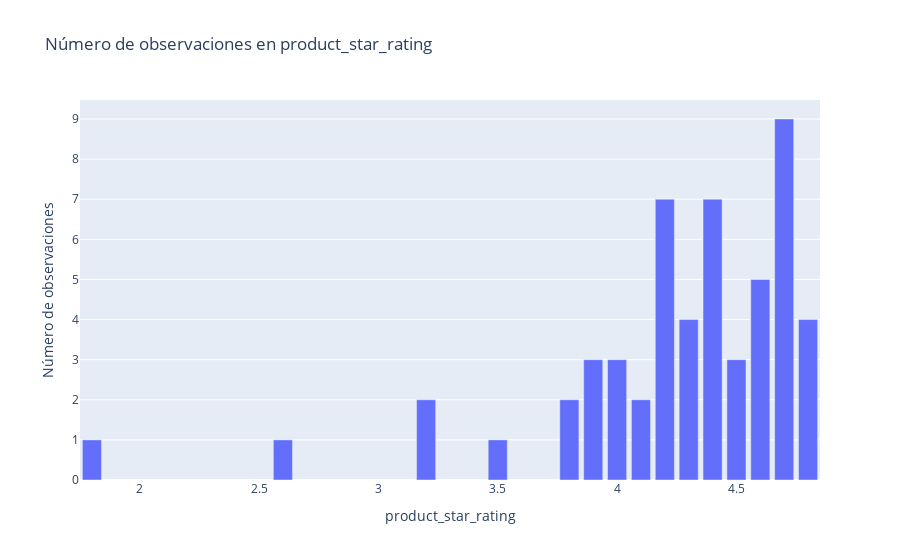
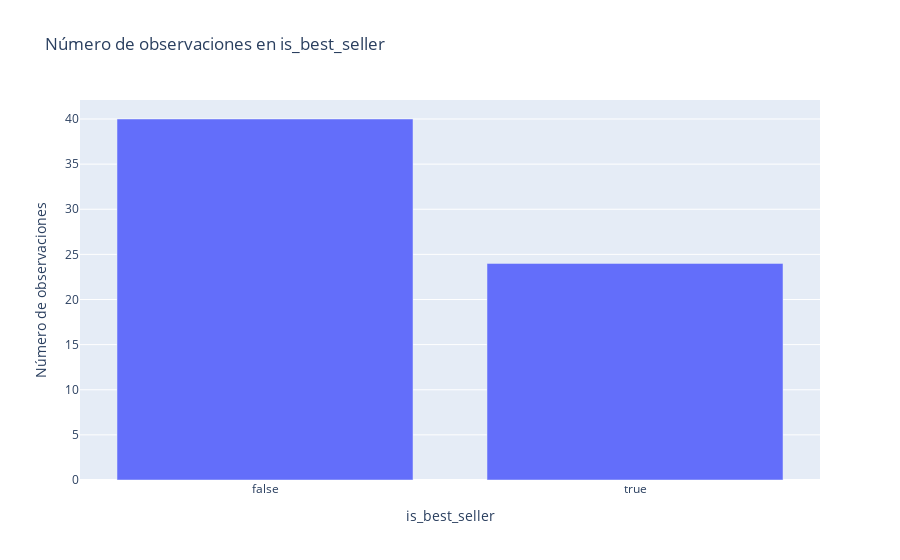
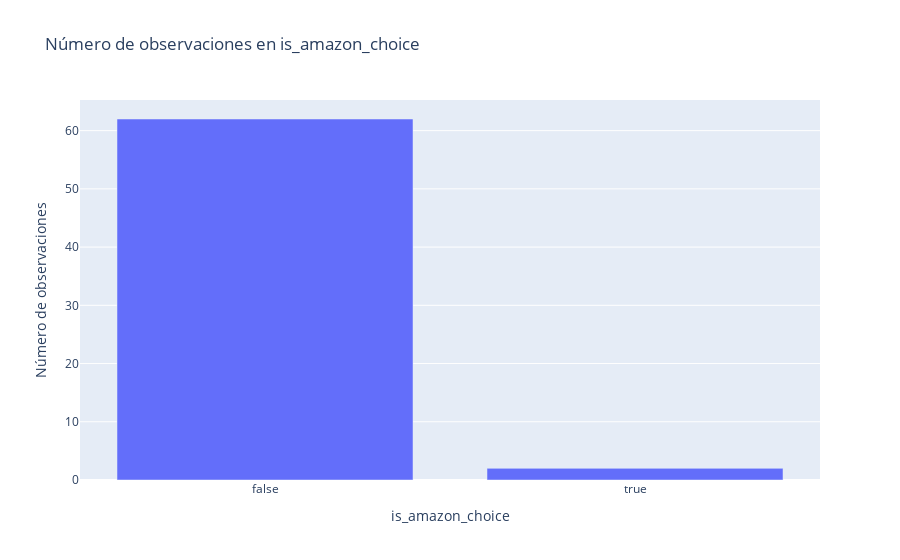
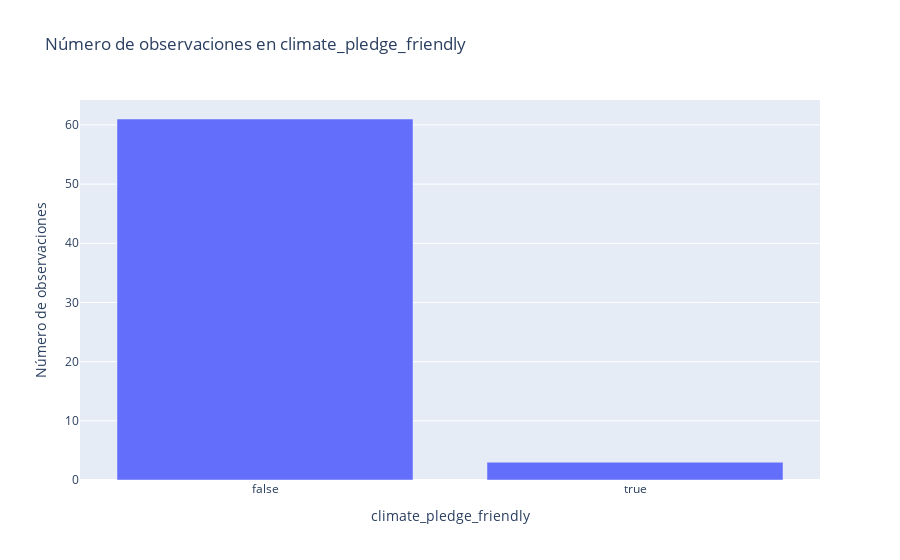

Notebook code cell kept with these figures, in order:
### Markdown cell above
Acá ya podemos ver las variables categóricas, pero hay algunas que no nos ofrecen ninguna información útil para desarrollar el punto, entonces voy a decir cuales son las categóricas que siento que tiene utilidad utilizar para graficar

- asin = aunque es categórica, solo es la etique o identificador de cada producto
- product_title = tampoco me ofrece información interesante para graficarla
- currency = Al ver el excel noto que todos se expresan con dolares, entonces la verdad no vale la pena realizar un grafico ya que si o sí va encontrar 64 datos
- **product_star_rating = Si lo utilziaré**
- product_url = no lo utilizaré ya que tiene 64 valores únicos, entonces el gráfico no sería muy util que digamos
- product_photo = tampoco lo usaré por el mismo motivo
- **is_best_seller = Si lo utilizaré**
- **is_amazon_choice = Si lo utilizaré**
- **is_prime = Si lo utilizaré**
- **climate_pledge_friendly = Si lo utilizaré**
- **delivery = Si lo utilizaré**
- **has_variations = Si lo utilizaré**
- product_availability = podría ser categórico, pero no lo utilizaré por que solo tiene un dato, pero dado el caso en que si tuviese más datos, podría ya decir que si dice que tiene más de un producto disponible lo tome como true, y si no pues false, y ya con esto lo categorizaba

### Code cell
# Supongamos que tu DataFrame se llama df
categoricas = ['product_star_rating', 'is_best_seller', 'is_amazon_choice', 'climate_pledge_friendly', 'delivery', 'has_variations']

# Crear gráficos de barras para cada columna categórica
for columna in categoricas:
    conteo = df[columna].value_counts().reset_index()
    conteo.columns = [columna, 'Número de observaciones']
    fig = px.bar(conteo, x=columna, y='Número de observaciones', title=f'Número de observaciones en {columna}')
    fig.show()

### Figure 1 — Plotly figure (JSON) as saved in the notebook; plotly's stock layout.template omitted (floating-point values rounded to 4 significant figures)
{"data": [{"alignmentgroup": "True", "hovertemplate": "product_star_rating=%{x}<br>Número de observaciones=%{y}<extra></extra>", "legendgroup": "", "marker": {"color": "#636efa", "pattern": {"shape": ""}}, "name": "", "offsetgroup": "", "orientation": "v", "showlegend": false, "textposition": "auto", "type": "bar", "x": [4.7, 4.4, 4.2, 4.6, 4.8, 4.3, 3.9, 4, 4.5, 3.8, 4.1, 3.2, 1.8, 3.5, 2.6], "xaxis": "x", "y": [9, 7, 7, 5, 4, 4, 3, 3, 3, 2, 2, 2, 1, 1, 1], "yaxis": "y"}], "layout": {"barmode": "relative", "legend": {"tracegroupgap": 0}, "title": {"text": "Número de observaciones en product_star_rating"}, "xaxis": {"anchor": "y", "domain": [0, 1], "title": {"text": "product_star_rating"}}, "yaxis": {"anchor": "x", "domain": [0, 1], "title": {"text": "Número de observaciones"}}}}

### Figure 2 — Plotly figure (JSON) as saved in the notebook; plotly's stock layout.template omitted (floating-point values rounded to 4 significant figures)
{"data": [{"alignmentgroup": "True", "hovertemplate": "is_best_seller=%{x}<br>Número de observaciones=%{y}<extra></extra>", "legendgroup": "", "marker": {"color": "#636efa", "pattern": {"shape": ""}}, "name": "", "offsetgroup": "", "orientation": "v", "showlegend": false, "textposition": "auto", "type": "bar", "x": [false, true], "xaxis": "x", "y": [40, 24], "yaxis": "y"}], "layout": {"barmode": "relative", "legend": {"tracegroupgap": 0}, "title": {"text": "Número de observaciones en is_best_seller"}, "xaxis": {"anchor": "y", "domain": [0, 1], "title": {"text": "is_best_seller"}}, "yaxis": {"anchor": "x", "domain": [0, 1], "title": {"text": "Número de observaciones"}}}}

### Figure 3 — Plotly figure (JSON) as saved in the notebook; plotly's stock layout.template omitted (floating-point values rounded to 4 significant figures)
{"data": [{"alignmentgroup": "True", "hovertemplate": "is_amazon_choice=%{x}<br>Número de observaciones=%{y}<extra></extra>", "legendgroup": "", "marker": {"color": "#636efa", "pattern": {"shape": ""}}, "name": "", "offsetgroup": "", "orientation": "v", "showlegend": false, "textposition": "auto", "type": "bar", "x": [false, true], "xaxis": "x", "y": [62, 2], "yaxis": "y"}], "layout": {"barmode": "relative", "legend": {"tracegroupgap": 0}, "title": {"text": "Número de observaciones en is_amazon_choice"}, "xaxis": {"anchor": "y", "domain": [0, 1], "title": {"text": "is_amazon_choice"}}, "yaxis": {"anchor": "x", "domain": [0, 1], "title": {"text": "Número de observaciones"}}}}

### Figure 4 — Plotly figure (JSON) as saved in the notebook; plotly's stock layout.template omitted (floating-point values rounded to 4 significant figures)
{"data": [{"alignmentgroup": "True", "hovertemplate": "climate_pledge_friendly=%{x}<br>Número de observaciones=%{y}<extra></extra>", "legendgroup": "", "marker": {"color": "#636efa", "pattern": {"shape": ""}}, "name": "", "offsetgroup": "", "orientation": "v", "showlegend": false, "textposition": "auto", "type": "bar", "x": [false, true], "xaxis": "x", "y": [61, 3], "yaxis": "y"}], "layout": {"barmode": "relative", "legend": {"tracegroupgap": 0}, "title": {"text": "Número de observaciones en climate_pledge_friendly"}, "xaxis": {"anchor": "y", "domain": [0, 1], "title": {"text": "climate_pledge_friendly"}}, "yaxis": {"anchor": "x", "domain": [0, 1], "title": {"text": "Número de observaciones"}}}}
